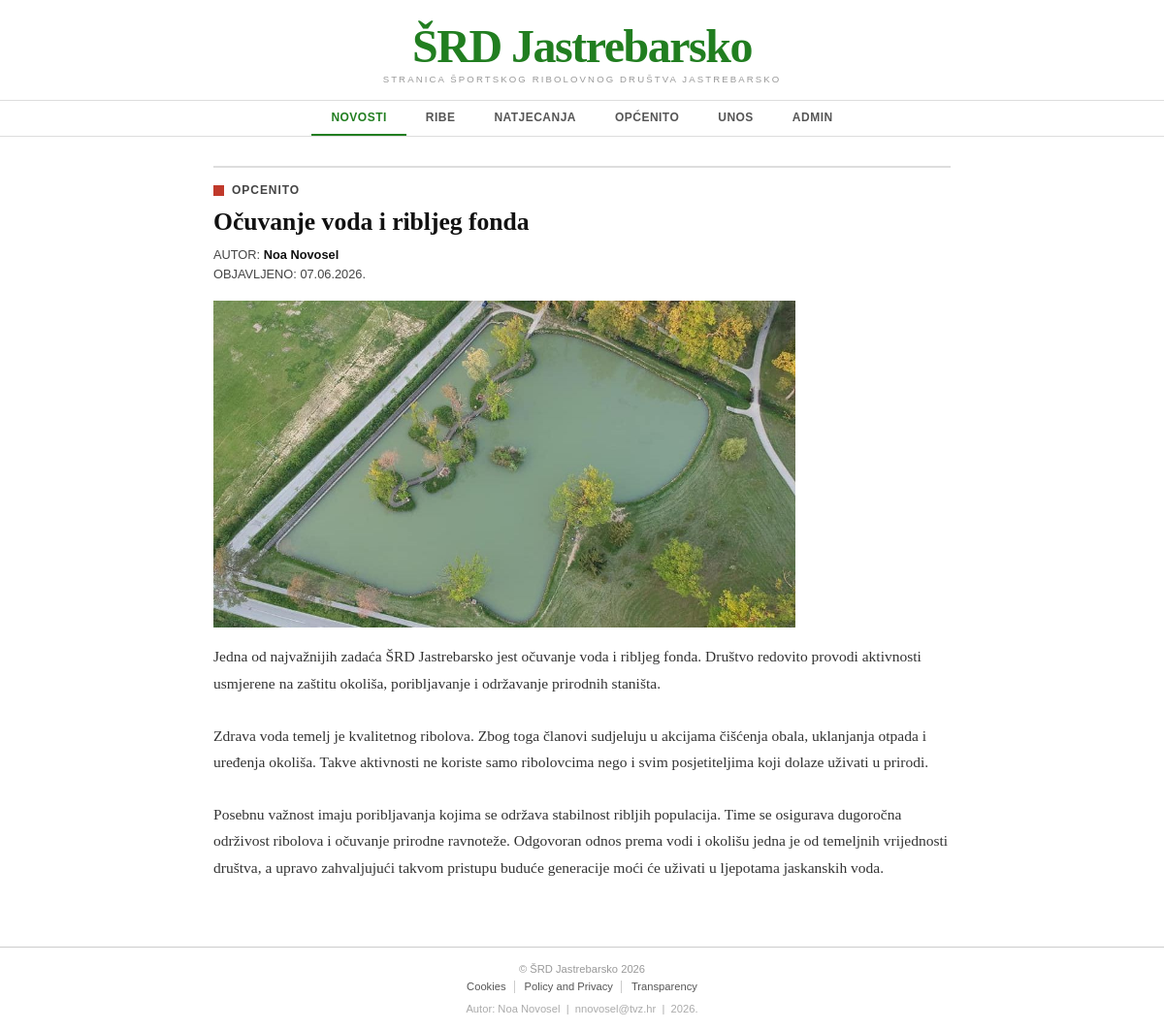
The page /clanak.php?id=16 on the database its author committed.
### tables this page shows
CREATE TABLE `vijesti` (
  `id` int(11) NOT NULL,
  `datum` varchar(32) DEFAULT NULL,
  `naslov` varchar(64) DEFAULT NULL,
  `sazetak` text DEFAULT NULL,
  `tekst` text DEFAULT NULL,
  `slika` varchar(64) DEFAULT NULL,
  `kategorija` varchar(64) DEFAULT NULL,
  `arhiva` tinyint(1) DEFAULT 0
);

### clanak.php (the view, shortened to what this page needs)
<?php
include 'connect.php';
$id = isset($_GET['id']) ? (int)$_GET['id'] : 0;
$query  = "SELECT * FROM vijesti WHERE id=$id LIMIT 1";
$result = mysqli_query($dbc, $query) or die('Greška pri dohvatu: ' . mysqli_error($dbc));
$row    = mysqli_fetch_array($result);
?>
<!DOCTYPE html>
<html lang="es">
<head>
    <link rel="stylesheet" type="text/css" href="style.css">
</head>
<body>
    <header id="header">
        <div class="header-logo">
            <p class="site-name">ŠRD Jastrebarsko</p>
            <p class="site-tagline">STRANICA ŠPORTSKOG RIBOLOVNOG DRUŠTVA JASTREBARSKO</p>
        </div>
    </header>
    <nav id="nav">
        <div class="nav-inner">
            <ul class="nav-list">
                <li><a href="index.php" class="nav-link active">NOVOSTI</a></li>
                <li><a href="kategorija.php?kategorija=ribe" class="nav-link">RIBE</a></li>
                <li><a href="kategorija.php?kategorija=natjecanja" class="nav-link">NATJECANJA</a></li>
                <li><a href="kategorija.php?kategorija=opcenito" class="nav-link">OPĆENITO</a></li>
                <li><a href="unos.php" class="nav-link">UNOS</a></li>
                <li><a href="administrator.php" class="nav-link">ADMIN</a></li>
            </ul>
        </div>
    </nav>
    <main id="content">
        <div class="article-wrap">
            <aside class="article-category-label">
                <span class="category-square"></span>
                <span><?php echo strtoupper(htmlspecialchars($row['kategorija'])); ?></span>
            </aside>
            <article id="article-main">
                <h2 class="article-title">
                    <?php echo htmlspecialchars($row['naslov']); ?>
                </h2>
                <div class="article-meta">
                    <p>AUTOR: <strong>Noa Novosel</strong></p>
                    <p>OBJAVLJENO: <time><?php echo htmlspecialchars($row['datum']); ?></time></p>
                </div>
                <?php if (!empty($row['slika'])) : ?>
                <figure class="article-figure">
                    <img src="<?php echo UPLPATH . htmlspecialchars($row['slika']); ?>" alt="<?php echo htmlspecialchars($row['naslov']); ?>">
                </figure>
                <?php endif; ?>
                <section class="article-body">
                    <p><?php echo nl2br(htmlspecialchars($row['tekst'])); ?></p>
                </section>
            </article>
        </div>
    </main>
    <footer id="footer">
        <div class="footer-inner">
            <p class="footer-copy">
                &copy; ŠRD Jastrebarsko 2026
            </p>
            <nav class="footer-links">
                <a href="#">Cookies</a>
                <a href="#">Policy and Privacy</a>
                <a href="#">Transparency</a>
            </nav>
            <p class="footer-author">Autor: Noa Novosel &nbsp;|&nbsp; nnovosel@tvz.hr &nbsp;|&nbsp; 2026.</p>
        </div>
    </footer>
</body>
</html>

### style.css (style rules this page uses)
*, *::before, *::after { box-sizing: border-box; margin: 0; padding: 0; }
html { font-size: 16px; scroll-behavior: smooth; }
body { font-family: Georgia, 'Times New Roman', Times, serif; background-color: #ffffff; color: #222222; }
a { text-decoration: none; color: inherit; }
img { display: block; max-width: 100%; height: auto; }
ul { list-style: none; }
#header { text-align: center; padding: 24px 20px 16px; border-bottom: 1px solid #dddddd; }
.site-name { font-family: Georgia, 'Times New Roman', Times, serif; font-size: 3rem; font-weight: 700; color: #217e20; letter-spacing: -1.5px; line-height: 1; }
.site-tagline { font-family: Arial, Helvetica, sans-serif; font-size: 0.6rem; letter-spacing: 0.22em; color: #999999; margin-top: 4px; }
#nav { border-bottom: 1px solid #dddddd; }
.nav-inner { max-width: 1040px; margin: 0 auto; padding: 0 20px; }
.nav-list { display: flex; flex-direction: row; justify-content: center; gap: 0; }
.nav-link { display: block; padding: 10px 20px; font-family: Arial, Helvetica, sans-serif; font-size: 0.75rem; font-weight: 600; letter-spacing: 0.04em; color: #555555; text-transform: uppercase; border-bottom: 2px solid transparent; transition: color 0.15s, border-color 0.15s; }
.nav-link.active { color: #217e20; border-bottom-color: #217e20; }
#content { max-width: 1040px; margin: 0 auto; padding: 30px 20px 50px; }
.category-square { display: inline-block; width: 11px; height: 11px; background-color: #c0392b; flex-shrink: 0; }
#footer { border-top: 1px solid #cccccc; padding: 16px 20px; background-color: #ffffff; }
.footer-inner { max-width: 1040px; margin: 0 auto; display: flex; flex-direction: column; align-items: center; gap: 6px; }
.footer-copy { font-family: Arial, Helvetica, sans-serif; font-size: 0.7rem; color: #999999; text-align: center; }
.footer-links { display: flex; flex-wrap: wrap; justify-content: center; gap: 0 2px; }
.footer-links a { font-family: Arial, Helvetica, sans-serif; font-size: 0.7rem; color: #555555; padding: 0 8px; border-right: 1px solid #cccccc; line-height: 1.2; }
.footer-links a:last-child { border-right: none; }
.footer-author { font-family: Arial, Helvetica, sans-serif; font-size: 0.7rem; color: #aaaaaa; margin-top: 4px; }
.article-wrap { max-width: 780px; margin: 0 auto; padding: 0 10px; }
.article-category-label { display: flex; align-items: center; gap: 8px; font-family: Arial, Helvetica, sans-serif; font-size: 0.75rem; font-weight: 700; letter-spacing: 0.08em; color: #444444; text-transform: uppercase; margin-bottom: 10px; padding-top: 16px; border-top: 2px solid #dddddd; }
.article-title { font-family: Georgia, 'Times New Roman', Times, serif; font-size: 1.6rem; font-weight: 700; line-height: 1.25; color: #111111; margin-bottom: 8px; text-align: left; }
.article-meta { font-family: Arial, Helvetica, sans-serif; font-size: 0.8rem; color: #444444; margin-bottom: 16px; line-height: 1.6; }
.article-meta strong { color: #111111; }
.article-figure { margin: 0 0 16px 0; max-width: 600px; }
.article-figure img { width: 100%; height: auto; }
.article-body { font-family: Georgia, 'Times New Roman', Times, serif; font-size: 0.97rem; line-height: 1.75; color: #333333; }
.article-body p { margin-bottom: 18px; }

### rows shown on the page
vijesti: kategorija "OPCENITO", naslov "Očuvanje voda i ribljeg fonda", datum "07.06.2026.", slika (picture), tekst "Jedna od najvažnijih zadaća ŠRD Jastrebarsko jest očuvanje voda i ribljeg fonda. Društvo redovito provodi aktivnosti usmjerene na zaštitu okoliša, poribljavanje i održavanje prirodnih staništa. Zdrava voda temelj je kvalitetnog ribolova. Zbog toga članovi sudjeluju u akcijama čišćenja obala, uklanjanja otpada i uređenja okoliša. Takve aktivnosti ne koriste samo ribolovcima nego i svim posjetiteljima koji dolaze uživati u prirodi. Posebnu važnost imaju poribljavanja kojima se održava stabilnost ribljih populacija. Time se osigurava dugoročna održivost ribolova i očuvanje prirodne ravnoteže. Odgovoran odnos prema vodi i okolišu jedna je od temeljnih vrijednosti društva, a upravo zahvaljujući…"
